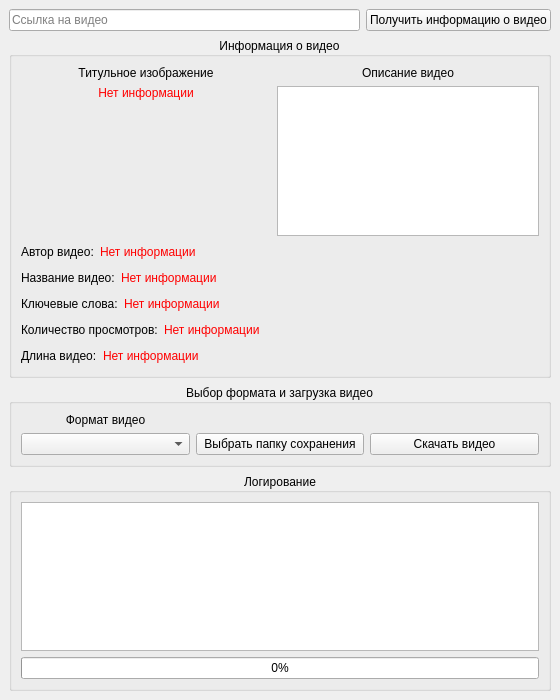
<?xml version="1.0" encoding="UTF-8"?>
<ui version="4.0">
 <class>MainWindow</class>
 <widget class="QMainWindow" name="MainWindow">
  <property name="geometry">
   <rect>
    <x>0</x>
    <y>0</y>
    <width>560</width>
    <height>700</height>
   </rect>
  </property>
  <property name="minimumSize">
   <size>
    <width>560</width>
    <height>700</height>
   </size>
  </property>
  <property name="maximumSize">
   <size>
    <width>560</width>
    <height>700</height>
   </size>
  </property>
  <property name="windowTitle">
   <string>MainWindow</string>
  </property>
  <widget class="QWidget" name="centralwidget">
   <layout class="QVBoxLayout" name="verticalLayout_5">
    <item>
     <layout class="QHBoxLayout" name="horizontalLayout">
      <item>
       <widget class="QLineEdit" name="lineEdit">
        <property name="placeholderText">
         <string>Ссылка на видео</string>
        </property>
       </widget>
      </item>
      <item>
       <widget class="QPushButton" name="pushButton">
        <property name="text">
         <string>Получить информацию о видео</string>
        </property>
       </widget>
      </item>
     </layout>
    </item>
    <item>
     <widget class="QGroupBox" name="groupBox">
      <property name="title">
       <string>Информация о видео</string>
      </property>
      <property name="alignment">
       <set>Qt::AlignCenter</set>
      </property>
      <layout class="QVBoxLayout" name="verticalLayout_2">
       <item>
        <layout class="QHBoxLayout" name="horizontalLayout_5">
         <item>
          <layout class="QVBoxLayout" name="verticalLayout_3">
           <item>
            <widget class="QLabel" name="label_9">
             <property name="text">
              <string>Титульное изображение</string>
             </property>
             <property name="alignment">
              <set>Qt::AlignCenter</set>
             </property>
            </widget>
           </item>
           <item>
            <widget class="QLabel" name="label">
             <property name="minimumSize">
              <size>
               <width>250</width>
               <height>150</height>
              </size>
             </property>
             <property name="maximumSize">
              <size>
               <width>250</width>
               <height>150</height>
              </size>
             </property>
             <property name="styleSheet">
              <string notr="true">color: rgb(255, 0, 0);</string>
             </property>
             <property name="text">
              <string>Нет информации</string>
             </property>
             <property name="alignment">
              <set>Qt::AlignHCenter|Qt::AlignTop</set>
             </property>
            </widget>
           </item>
           <item>
            <spacer name="verticalSpacer_2">
             <property name="orientation">
              <enum>Qt::Vertical</enum>
             </property>
             <property name="sizeHint" stdset="0">
              <size>
               <width>20</width>
               <height>40</height>
              </size>
             </property>
            </spacer>
           </item>
          </layout>
         </item>
         <item>
          <layout class="QVBoxLayout" name="verticalLayout">
           <item>
            <widget class="QLabel" name="label_2">
             <property name="text">
              <string>Описание видео</string>
             </property>
             <property name="alignment">
              <set>Qt::AlignCenter</set>
             </property>
            </widget>
           </item>
           <item>
            <widget class="QTextEdit" name="textEdit"/>
           </item>
          </layout>
         </item>
        </layout>
       </item>
       <item>
        <layout class="QHBoxLayout" name="horizontalLayout_2"/>
       </item>
       <item>
        <layout class="QHBoxLayout" name="horizontalLayout_3">
         <item>
          <widget class="QLabel" name="label_3">
           <property name="text">
            <string>Автор видео:</string>
           </property>
          </widget>
         </item>
         <item>
          <widget class="QLabel" name="label_4">
           <property name="styleSheet">
            <string notr="true">color: rgb(255, 0, 0);</string>
           </property>
           <property name="text">
            <string>Нет информации</string>
           </property>
          </widget>
         </item>
         <item>
          <spacer name="horizontalSpacer">
           <property name="orientation">
            <enum>Qt::Horizontal</enum>
           </property>
           <property name="sizeHint" stdset="0">
            <size>
             <width>40</width>
             <height>20</height>
            </size>
           </property>
          </spacer>
         </item>
        </layout>
       </item>
       <item>
        <layout class="QHBoxLayout" name="horizontalLayout_4">
         <item>
          <widget class="QLabel" name="label_5">
           <property name="text">
            <string>Название видео:</string>
           </property>
          </widget>
         </item>
         <item>
          <widget class="QLabel" name="label_6">
           <property name="styleSheet">
            <string notr="true">color: rgb(255, 0, 0);</string>
           </property>
           <property name="text">
            <string>Нет информации</string>
           </property>
          </widget>
         </item>
         <item>
          <spacer name="horizontalSpacer_2">
           <property name="orientation">
            <enum>Qt::Horizontal</enum>
           </property>
           <property name="sizeHint" stdset="0">
            <size>
             <width>40</width>
             <height>20</height>
            </size>
           </property>
          </spacer>
         </item>
        </layout>
       </item>
       <item>
        <layout class="QHBoxLayout" name="horizontalLayout_6">
         <item>
          <widget class="QLabel" name="label_8">
           <property name="text">
            <string>Ключевые слова:</string>
           </property>
          </widget>
         </item>
         <item>
          <widget class="QLabel" name="label_10">
           <property name="styleSheet">
            <string notr="true">color: rgb(255, 0, 0);</string>
           </property>
           <property name="text">
            <string>Нет информации</string>
           </property>
          </widget>
         </item>
         <item>
          <spacer name="horizontalSpacer_3">
           <property name="orientation">
            <enum>Qt::Horizontal</enum>
           </property>
           <property name="sizeHint" stdset="0">
            <size>
             <width>40</width>
             <height>20</height>
            </size>
           </property>
          </spacer>
         </item>
        </layout>
       </item>
       <item>
        <layout class="QHBoxLayout" name="horizontalLayout_7">
         <item>
          <widget class="QLabel" name="label_11">
           <property name="text">
            <string>Количество просмотров:</string>
           </property>
          </widget>
         </item>
         <item>
          <widget class="QLabel" name="label_12">
           <property name="styleSheet">
            <string notr="true">color: rgb(255, 0, 0);</string>
           </property>
           <property name="text">
            <string>Нет информации</string>
           </property>
          </widget>
         </item>
         <item>
          <spacer name="horizontalSpacer_4">
           <property name="orientation">
            <enum>Qt::Horizontal</enum>
           </property>
           <property name="sizeHint" stdset="0">
            <size>
             <width>40</width>
             <height>20</height>
            </size>
           </property>
          </spacer>
         </item>
        </layout>
       </item>
       <item>
        <layout class="QHBoxLayout" name="horizontalLayout_9">
         <item>
          <widget class="QLabel" name="label_14">
           <property name="text">
            <string>Длина видео:</string>
           </property>
          </widget>
         </item>
         <item>
          <widget class="QLabel" name="label_15">
           <property name="styleSheet">
            <string notr="true">color: rgb(255, 0, 0);</string>
           </property>
           <property name="text">
            <string>Нет информации</string>
           </property>
          </widget>
         </item>
         <item>
          <spacer name="horizontalSpacer_5">
           <property name="orientation">
            <enum>Qt::Horizontal</enum>
           </property>
           <property name="sizeHint" stdset="0">
            <size>
             <width>40</width>
             <height>20</height>
            </size>
           </property>
          </spacer>
         </item>
        </layout>
       </item>
      </layout>
     </widget>
    </item>
    <item>
     <widget class="QGroupBox" name="groupBox_2">
      <property name="title">
       <string>Выбор формата и загрузка видео</string>
      </property>
      <property name="alignment">
       <set>Qt::AlignCenter</set>
      </property>
      <layout class="QHBoxLayout" name="horizontalLayout_8">
       <item>
        <layout class="QGridLayout" name="gridLayout_2">
         <item row="0" column="0">
          <widget class="QLabel" name="label_13">
           <property name="text">
            <string>Формат видео</string>
           </property>
           <property name="alignment">
            <set>Qt::AlignCenter</set>
           </property>
          </widget>
         </item>
         <item row="1" column="0">
          <widget class="QComboBox" name="comboBox"/>
         </item>
         <item row="1" column="2">
          <widget class="QPushButton" name="pushButton_2">
           <property name="text">
            <string>Скачать видео</string>
           </property>
          </widget>
         </item>
         <item row="1" column="1">
          <widget class="QPushButton" name="pushButton_3">
           <property name="text">
            <string>Выбрать папку сохранения</string>
           </property>
          </widget>
         </item>
        </layout>
       </item>
      </layout>
     </widget>
    </item>
    <item>
     <widget class="QGroupBox" name="groupBox_3">
      <property name="title">
       <string>Логирование</string>
      </property>
      <property name="alignment">
       <set>Qt::AlignCenter</set>
      </property>
      <layout class="QVBoxLayout" name="verticalLayout_4">
       <item>
        <widget class="QListWidget" name="listWidget"/>
       </item>
       <item>
        <widget class="QProgressBar" name="progressBar">
         <property name="value">
          <number>0</number>
         </property>
        </widget>
       </item>
      </layout>
     </widget>
    </item>
   </layout>
  </widget>
 </widget>
 <resources/>
 <connections/>
</ui>
